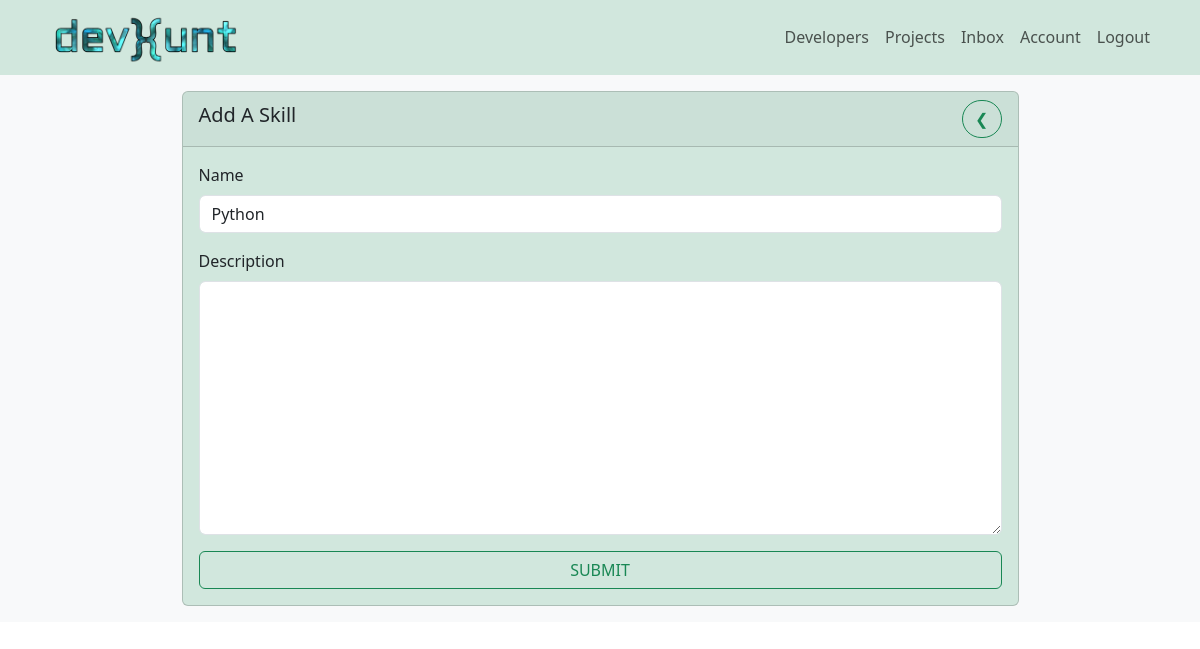
The page /update-skill/4308f397-7dd2-41aa-9ec6-870ceb2838b0/ (signed in) on the database as committed earlier.
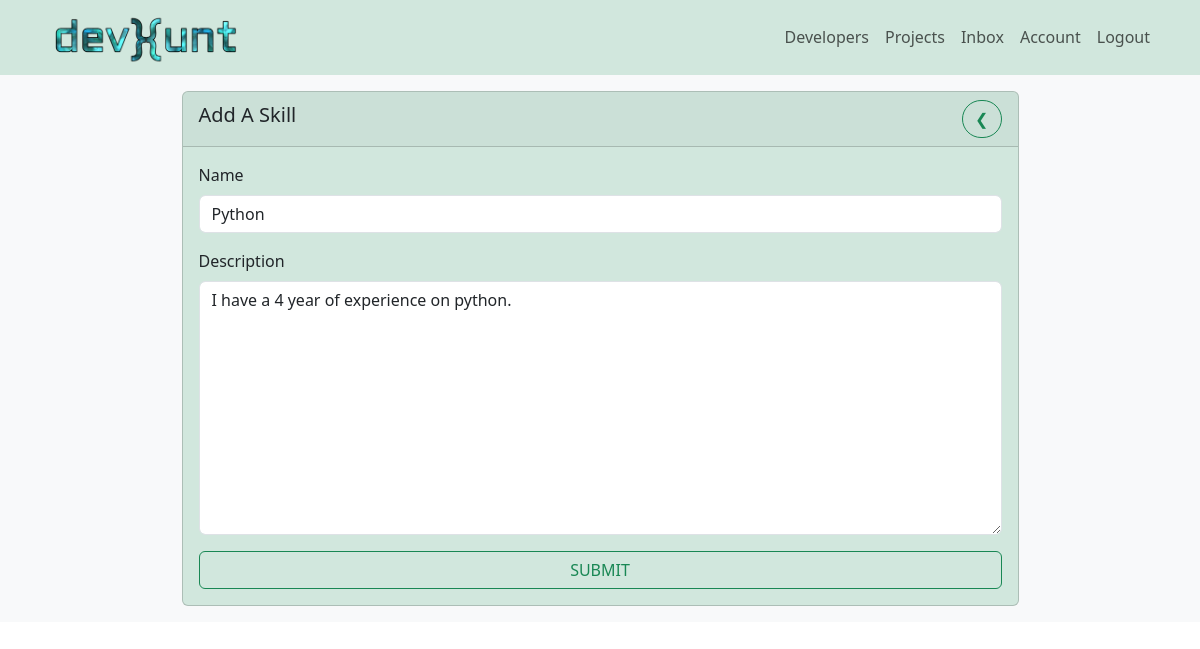
The same page on the database as committed later.
### users/models.py (models this page shows, shortened)
class Skill(models.Model):
    owner = models.ForeignKey(
        Profile, on_delete=models.CASCADE, null=True, blank=True)
    name = models.CharField(max_length=200, blank=True, null=True)
    description = models.TextField(null=True, blank=True)
    created_at = models.DateTimeField(auto_now_add=True)
    id = models.UUIDField(default=uuid.uuid4, unique=True,
                          primary_key=True, editable=False)

### users/views.py (the view)
# urls.py: path('update-skill/<str:pk>/', views.updateSkill, name="update-skill"),
@login_required(login_url='login')
def updateSkill(request, pk):
    profile = request.user.profile
    skill = profile.skill_set.get(id=pk)
    form = SkillForm(instance=skill)
    if request.method == 'POST':
        form = SkillForm(request.POST, instance=skill)
        if form.is_valid:
            form.save()
            messages.success(request, 'Your skill has updated successfully !')
            return redirect('account')
    context = {
        'form': form
    }
    return render(request, 'users/skill-form.html', context)

### users/forms.py
class SkillForm(ModelForm):
    class Meta:
        model = Skill
        fields = ['name', 'description']
    def __init__(self, *args, **kwargs):
        super(SkillForm, self).__init__(*args, **kwargs)
        for name, field in self.fields.items():
            field.widget.attrs.update({'class': 'form-control'})

### users/templates/users/skill-form.html (shortened to what this page needs)
{% extends 'main.html' %}
{% block content %}
<div class='bg-light'>
    <div class='container d-flex justify-content-center py-3'>
        <div class="card w-75 bg-success-subtle">
            <div class="card-header d-flex justify-content-between align-items-center">
                <h5 class="card-title">Add A Skill</h5>
                <a class='btn btn-outline-success rounded-pill'  href="{% url 'account' %}"> &#10094 </a>
            </div>
            <div class="card-body ">
                <form method="POST" >
                    {% for field in form %}
                    <div class="mb-3 form-group">
                    <label for="input" class="form-label">{{field.label}}</label>
                        {{field}}
                    </div>
                    {% endfor %}
                    <input class='btn btn-outline-success w-100' type="submit" value="SUBMIT">
                </form>
            </div>
        </div>
    </div>
</div>
{% endblock content %}

Rows that differ between the two databases and show on the page:
changed Skill "Python": description (not shown) → "I have a 4 year of experience on python."
